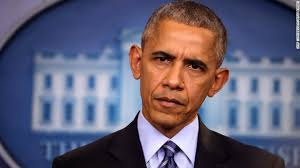
#> input picture dataset/barak-obama/train/obama1.jpg, 300 x 168 px
$ python predict.py   (Python 2 division)
#> lines starting #> are read from the running program, lines starting #| are printed output that depends on the picture
# -*- coding: utf-8 -*-
"""
Created on Thu Aug 03 19:02:44 2017

@author: asus
"""

import os
import numpy as np
from PIL import Image
import cv2


path = "dataset"

images = []
labels = []

names = []

cascPath = "haarcascade_frontalface_default.xml"
faceCascade = cv2.CascadeClassifier(cascPath)

i = 0

for labelname in os.listdir(path):

    names.append(labelname)

    for imagename in os.listdir(path + "/" +  labelname + "/train"):

        image_path = path + "/" +  labelname + "/train" + "/" + imagename

        #image_pil = Image.open(image_path).convert('L')
        #image = np.array(image_pil, 'uint8')

        image = cv2.imread(image_path)
#> image is the input picture: shape (168, 300, 3); mean B, G, R 117.2, 96.5, 100.6
        image = cv2.cvtColor(image, cv2.COLOR_BGR2GRAY)
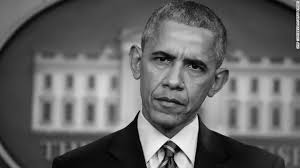
#> image: shape (168, 300); min 1, max 252, mean 100.1

        faces = faceCascade.detectMultiScale(image)
#> faces = [[130, 27, 92, 92]]

        for (x, y, w, h) in faces:
            images.append(image[y: y + h, x: x + w])
            labels.append(i)
#> this loop made 1 pass
#> after the loop, images = 1 item; labels = [0]
    i += 1

#> (the run stopped early here; a loop or call above may not have finished)
